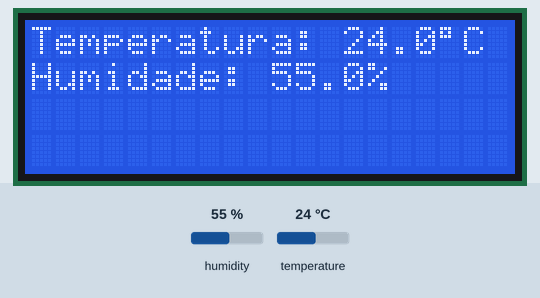
Simulated run of this sketch. Board: ESP32. On the bench: 20×4 character LCD. The test bench sets the inputs (shaded band); at power-on: humidity 55 %, temperature 24 °C.

Above: at 1.2 s.
1.3 s: humidity set to 22 %
At 3.3 s:
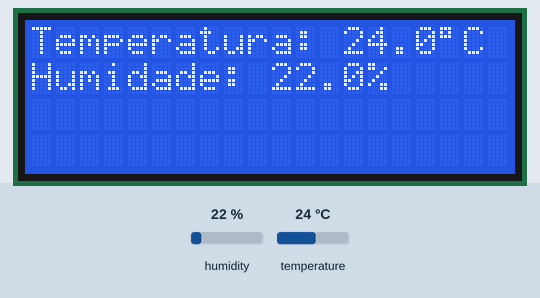
3.6 s: temperature set to 12 °C
At 4.9 s:
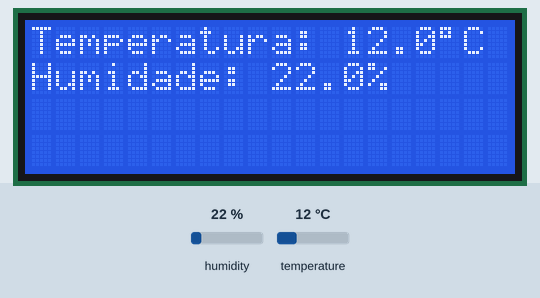
5.7 s: humidity set to 40 %
At 7.3 s:
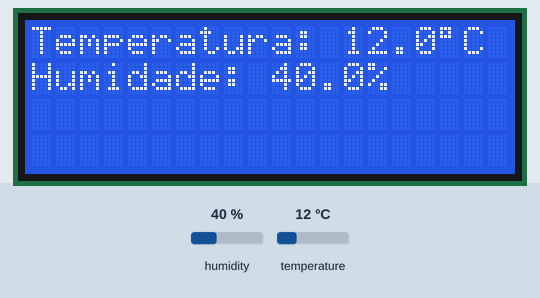
7.8 s: temperature set to 19 °C
Timing chart, 0 to 10.8 s (numbered marks = the images above; inputs shaded):
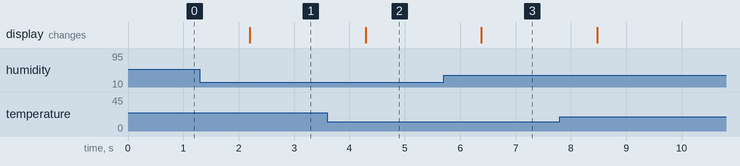

Measured:
- after the input at 1.3 s, the display: changes after 0.90 s (image 1)
- after the input at 3.6 s, the display: changes after 0.69 s (image 2)
- after the input at 5.7 s, the display: changes after 0.68 s (image 3)

The sketch:

sketch.ino
```cpp
#include "DHTesp.h"
#include <LiquidCrystal_I2C.h>
#define I2C_ADDR    0x27
#define LCD_COLUMNS 20
#define LCD_LINES   4

const int DHT_PIN = 15;

DHTesp dhtSensor;

LiquidCrystal_I2C lcd(I2C_ADDR, LCD_COLUMNS, LCD_LINES);

void setup() {

  Serial.begin(115200);
  dhtSensor.setup(DHT_PIN, DHTesp::DHT22);
  lcd.init();
  lcd.backlight();

}

void loop() {

  TempAndHumidity dados = dhtSensor.getTempAndHumidity  ();

  lcd.setCursor(0, 0);
  lcd.print("Temperatura: " + String(dados.temperature, 1) + "\xDF"+"C  ");
  lcd.setCursor(0, 1);
  lcd.print("Humidade: " + String(dados.humidity, 1) + "% ");

  delay(1000);
}
```
